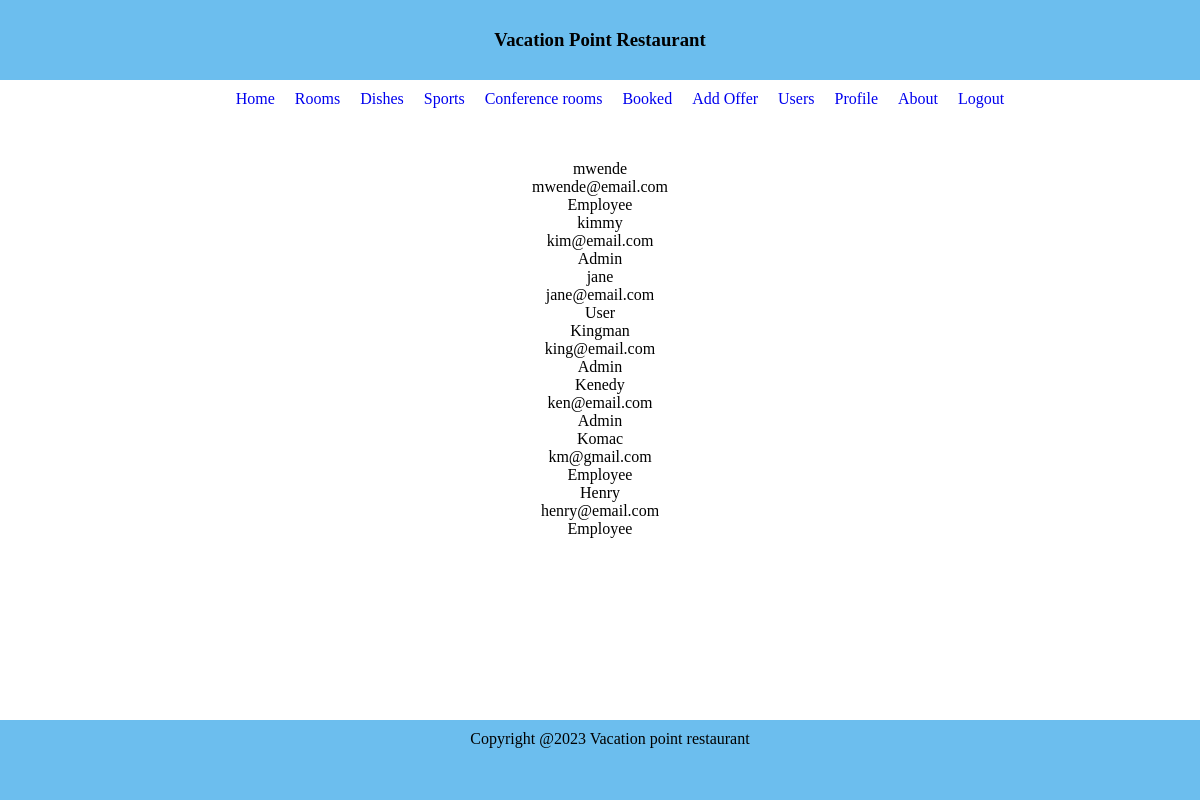
Screenshot of /users (signed in) with the database file from the repository.
### restaurant/models.py (models this page shows, shortened)
class User(db.Model, UserMixin):
    __tablename__ = 'user'
    id = db.Column(db.Integer, primary_key=True)
    username = db.Column(db.String(20), unique=True, nullable=False)
    email = db.Column(db.String(20), unique=True, nullable=False)
    type = db.Column(db.String(20), nullable=False)
    password = db.Column(db.String(60), nullable=False)
    offers = db.relationship('Offers', backref='customer', lazy=True)

### restaurant/route.py (the view)
@app.route("/users")
@login_required
def users():
    user = User.query.filter()
    return render_template("users.html", users=user)

### restaurant/models.py (called while the page is built)
@login_manager.user_loader
def load_user(user_id):
    return User.query.get(int(user_id))

### restaurant/templates/users.html
{% extends "base.html" %}
{% block content %}
{% for user in users %}
<div class="user-container">
    <div class="user-class-container">
        <div class="name">
            {{user.username}}
        </div>
        <div class="email">
            {{user.email}}
        </div>
        <div class="type">
            {{user.type}}
        </div>
    </div>
</div>
{% endfor %}
{% endblock content %}

### restaurant/templates/base.html (shortened to what this page needs)
<!DOCTYPE html>
<html lang="en">
<head>
    <link rel="stylesheet" type="text/css" href="{{ url_for('static', filename='base.css') }}">
</head>
<body>
    <header>
        <div class="title">
            <h3>Vacation Point Restaurant</h3>
        </div>
    </header>
    {% if current_user.type =='Admin' or current_user.type == "Employee" %}
    <nav>
        <ul>
            <li><a href="{{ url_for ('home')}}">Home</a></li>
            <li> <a href="{{url_for('rooms')}}">Rooms</a></li>
            <li> <a href="{{url_for('dishes')}}">Dishes</a></li>
            <li> <a href="{{url_for('sports')}}">Sports</a></li>
            <li> <a href="{{url_for('halls')}}">Conference rooms</a></li>
            <li> <a href="{{url_for('booked')}}">Booked</a></li>
            <li> <a href="{{url_for('new_offer')}}">Add Offer</a></li>
            <li> <a href="{{url_for('users')}}">Users</a></li>
            <li><a href="{{url_for('acount')}}">Profile</a></li>
            <li><a href="{{url_for('about')}}">About</a></li>
            <li> <a href="{{url_for('logout')}}">Logout</a></li>
        </ul>
    </nav>
    {% endif %}
    <main>
        <div class="cont">
            {% block content %}{% endblock %}
        </div>
    </main>
    <footer>Copyright @2023 Vacation point restaurant</footer>
</body>
</html>

### restaurant/static/base.css (style rules this page uses)
html, body { height: 100%; }
* { margin: 0; text-align: center; }
header { display: flex; text-align: center; justify-content: center; align-items: center; background-color: rgb(108, 190, 238); height: 10%; }
.title { padding: 5px; }
nav { height: 10%; width: 100%; }
nav ul { display: flex; align-items: center; justify-content: center; }
nav ul li { list-style: none; margin: 10px; cursor: pointer; text-decoration: none; }
a { text-decoration: none; }
nav ul li a { text-decoration: none; }
main { display: flex; text-align: center; justify-content: center; align-items: center; height: 70%; width: 100%; }
.cont { width: 100%; height: 100%; }
footer { height: 10%; position: fixed; margin-bottom: 0; width: 100%; background-color: rgb(108, 190, 238); padding: 10px; }

### rows the page displays
User: username "mwende", email "mwende@email.com", type "Employee"
User: username "kimmy", email "kim@email.com", type "Admin"
User: username "jane", email "jane@email.com", type "User"
User: username "Kingman", email "king@email.com", type "Admin"
User: username "Kenedy", email "ken@email.com", type "Admin"
User: username "Komac", email "km@gmail.com", type "Employee"
User: username "Henry", email "henry@email.com", type "Employee"
